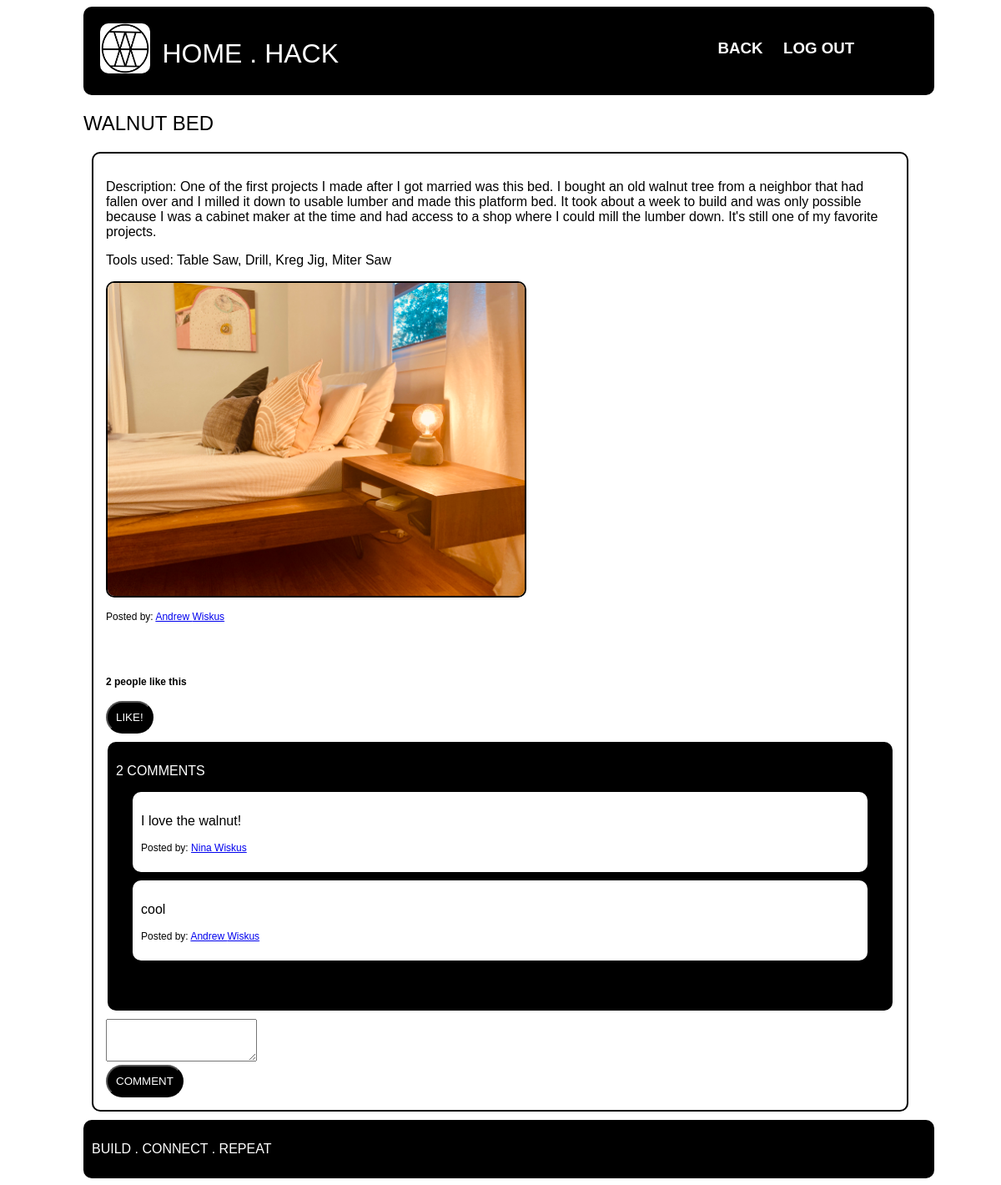
Page /project_page/10 on the committed database.
### HomeHack_app/models.py (models this page shows)
class ProjectPost(models.Model):
    title=models.CharField(max_length=255)
    content=models.TextField()
    tools=models.TextField()
    post_image = models.ImageField(null=True, blank=True, upload_to="upload/")
    poster=models.ForeignKey(User, related_name="projects", on_delete=models.CASCADE)
    created_at=models.DateTimeField(auto_now_add=True)
    updated_at=models.DateTimeField(auto_now=True)
    likes=models.ManyToManyField(User, related_name='like_project')
    objects=ProjectManager()

class User(models.Model):
    first_name=models.CharField(max_length=255)
    last_name=models.CharField(max_length=255)
    email=models.EmailField(('email address'), unique=True)
    city=models.CharField(max_length=255)
    state=models.CharField(max_length=255)
    password=models.CharField(max_length=255)
    created_at=models.DateTimeField(auto_now_add=True)
    updated_at=models.DateTimeField(auto_now=True)
    objects=UserManager()

class Comment(models.Model):
    content=models.TextField()
    comment_poster=models.ForeignKey(User, related_name="comments", on_delete=models.CASCADE)
    message=models.ForeignKey(ProjectPost, related_name="comments", on_delete=models.CASCADE)
    created_at=models.DateTimeField(auto_now_add=True)
    updated_at=models.DateTimeField(auto_now=True)

### HomeHack_app/views.py (the view)
# urls.py: path('project_page/<int:project_id>', views.project_page),
def project_page(request, project_id):
    context={
        'project':ProjectPost.objects.get(id=project_id)
    }
    return render(request, 'project_page.html', context)

### HomeHack_app/templates/project_page.html (shortened to what this page needs)
<!DOCTYPE html>
<html lang="en">
<head>
    {% load static %}
    <link rel="stylesheet" href="{% static 'css/style.css' %}">
</head>
<body>
    <div class=container>
        <div class=header>
            <img src="{% static 'img/AWLogo.jpg' %}" alt="AWLogo">
            <h1>Home . Hack</h1>
            <a href="/dash"><h3>back</h3></a>
            <a href="/logout"><h3>log out</h3></a>
        </div>
        <h2 class="thin">{{project.title}}</h2>
        <div class=project_box>
            <p>Description: {{project.content}}</p>
            <p>Tools used: {{project.tools}}</p>
            <img class="project_img" src="{{ MEDIA_URL }}{{project.post_image}}" alt="{{project.title}} image">
            <p class="small">Posted by: <a href="/user_projects/{{project.poster.id}}">{{project.poster.first_name}} {{project.poster.last_name}}</a></p>
            <br>
            <br>
            <h4>{{project.likes.count}} people like this</h4>
            <form action="/like/{{request.session.user_id}}/{{project.id}}">
                <input class="buttons" type="submit" value="LIKE!">
            </form>
            <div id="comment_content">
                <p>{{project.comments.count}} COMMENTS</p>
                {% for comment in project.comments.all %}
                    <div class="comment_box">
                        <p>{{comment.content}}</p>
                        <p class="small">Posted by: <a href="/user_projects/{{project.poster.id}}">{{comment.comment_poster.first_name}} {{comment.comment_poster.last_name}}</a></p>
                    </div>
                {% endfor %}
            </div>
            <form action="/create_comment/{{project.id}}" method="POST">
                <textarea name="content" cols="20" rows="3"></textarea>
                <br>
                <input class="buttons" type="submit" value="COMMENT">
            </form>
        </div>
        <div class=footer>
            <p>build  .  connect  .  repeat</p>
        </div>
    </div>
</body>
</html>

### HomeHack_app/static/css/style.css (style rules this page uses)
html * { font-family: 'Montserrat', sans-serif !important; }
.thin { font-weight: 50; text-transform: uppercase; }
.container { width: 1000px; margin: auto; background-color: white; }
.header { width: 1000px; margin: auto; background-color: black; padding: 10px; border-radius: 10px; }
.header > img { width: 60px; border-radius: 10px; display: inline-block; margin: 10px; }
.header > h1 { color: white; display: inline-block; vertical-align: top; margin-top: 28px; margin-right: 440px; font-family: 'Montserrat', sans-serif; font-weight: 300; text-transform: uppercase; }
.header > a { text-decoration: none; color: white; font-family: 'Montserrat', sans-serif; text-transform: uppercase; font-weight: 40; display: inline-block; margin: 10px; vertical-align: top; }
.buttons { padding: 10px; border-radius: 20px; background-color: black; color: white; }
.footer { background-color: black; border-radius: 10px; padding: 10px; width: 1000px; margin-top: 10px; }
.footer > p { color: white; font-family: 'Montserrat', sans-serif; text-transform: uppercase; display: inline-block; }
.project_box { border: 2px solid black; border-radius: 10px; padding: 15px; margin: 10px; width: 945px; background-color: white; vertical-align: top; }
.project_box >h4 { font-size: 75%; }
#comment_content { border-radius: 10px; padding: 10px; background-color: black; margin: 10px; margin-left: 2px; margin-right: 2px; padding-bottom: 50px; }
#comment_content > p { color: white; }
.comment_box { border-radius: 10px; padding: 10px; margin-bottom: 10px; background-color: white; margin-left: 20px; margin-right: 20px; }
.small { font-size: 75%; }
.project_img { width: 500px; border-radius: 10px; display: inline; border: 2px solid black; }

### rows in the picture
ProjectPost: title "WALNUT BED", content "One of the first projects I made after I got married was this bed. I bought an old walnut tree from a neighbor that had fallen over and I milled it down to usable lumber and made this platform bed. It took about a week to build and was only possible because I was a cabinet maker at the time and had access to a shop where I could mill the lumber down. It's still one of my favorite projects.", tools "Table Saw, Drill, Kreg Jig, Miter Saw", post_image (picture), poster.first_name "Andrew", poster.last_name "Wiskus", likes.count "2", comments.count "2"
Comment: content "I love the walnut!", comment_poster.first_name "Nina", comment_poster.last_name "Wiskus"
Comment: content "cool", comment_poster.first_name "Andrew", comment_poster.last_name "Wiskus"
